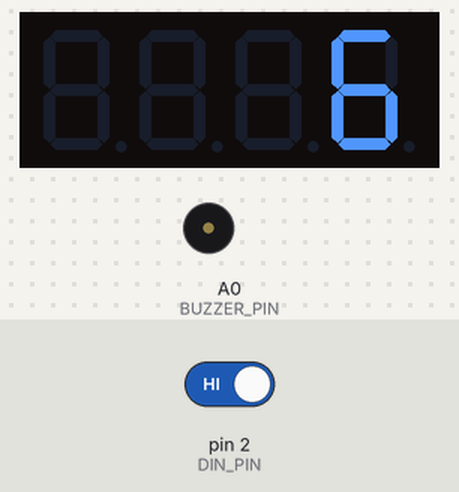
Bench run of a sketch on a simulated Arduino Uno, built with avr-gcc and run on an emulated ATmega328P. On the bench: 4-digit seven-segment display, buzzer (waves = sounding). The inputs (shaded band) are chosen by the test bench; at power-on: pin 2 (DIN_PIN) HIGH. What the sketch prints to the serial monitor is not drawn.

Above: at 1.2 s.
1.3 s: pin 2 (DIN_PIN) driven LOW
Timing chart, 0 to 4.3 s (numbered marks = the images above; inputs shaded):
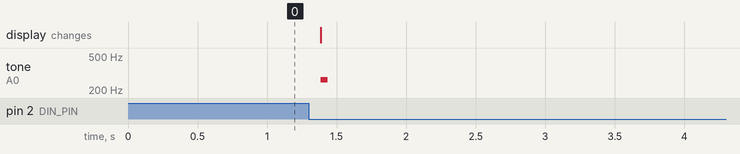

The sketch:

sample_codes_for_IR_2.ino
```cpp
#include <IRremote.h> // >v3.0.0
#include <TM1637.h>

#define PIN_SEND 3
#define DIN_PIN 2
#define CLK 4
#define PIN_LED 5
#define BUZZER_PIN A0

TM1637 tm(CLK,PIN_LED);
int AMMO_COUNT = 6;

void setup()
{
  pinMode( DIN_PIN, INPUT );
  //pinMode( BUZZER_PIN, OUTPUT );
  IrSender.begin(PIN_SEND); // Initializes IR sender
  tm.init(); //initialises Grove 4-Digit Display
  tm.set(2); //set brightness; 0-7
  Serial.begin( 9600 );
}

void loop()
{
  int switch_value;
  switch_value = digitalRead( DIN_PIN ); //switch value is 1 by default

  tm.display(3,AMMO_COUNT);


  Serial.println(switch_value);


  if (switch_value == 0) {
    IrSender.sendNEC(0x0102, 0x34, true, 0); // the address 0x0102 with the command 0x34 is sent
    AMMO_COUNT -= 1;


    tm.display(3,AMMO_COUNT);


    tone(BUZZER_PIN,262,50) ; // Do

    while (switch_value == 0) {
      switch_value = digitalRead( DIN_PIN ); // debounces trigger
      delay(10);
      }
  }
  if (AMMO_COUNT < 0) {
  //wait for reload action
  AMMO_COUNT = 6; //auto_reload dummy code
  }
  delay(10); // wait
}
```

Measured:
- after the input at 1.3 s, tone on A0 (BUZZER_PIN): silent → 262 Hz after 0.09 s, → silent 0.05 s later
